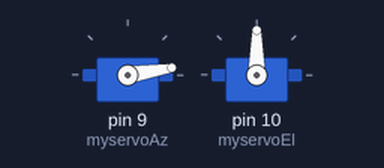
A sketch run on a simulated Arduino Uno, built with avr-gcc and run on an emulated ATmega328P. On the bench: 2 × servo.

Above: at 0.15 s.
At 1.05 s:
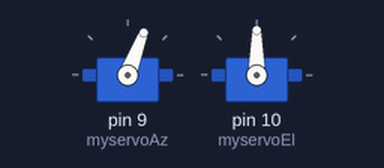
At 1.9 s:
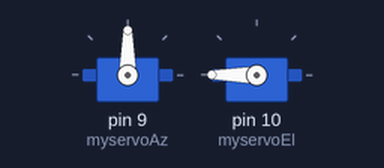
Timing chart, 0 to 3.4 s (numbered marks = the images above):
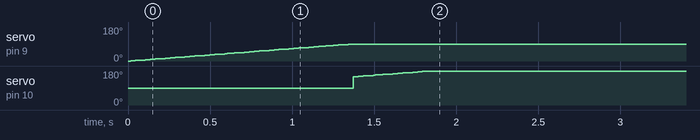

Measured:
- by itself, servo on pin 9 (myservoAz): moves from 0° to 90° over 1.4 s
- by itself, servo on pin 10 (myservoEl): moves from 90° to 180° over 0.45 s

The sketch:

Sweep.ino
```cpp
#include <Servo.h>

Servo myservoAz;  // create servo object to control a servo
Servo myservoEl;  // create servo object to control a servo
// twelve servo objects can be created on most boards

int pos = 0;    // variable to store the servo position

unsigned long sweepDelayMs = 1000L * 60L * 3L;

void setup() {
  myservoAz.attach(9);  // attaches the servo on pin 9 to the servo object
  myservoEl.attach(10);  // attaches the servo on pin 9 to the servo object
}

void loop() {
  for (pos = 0; pos <= 90; pos += 1) { // goes from 0 degrees to 180 degrees
    // in steps of 1 degree
    myservoAz.write(pos);              // tell servo to go to position in variable 'pos'
    delay(15);                       // waits 15 ms for the servo to reach the position
  }
  for (pos = 150; pos <= 180; pos += 1) { // goes from 0 degrees to 180 degrees
    // in steps of 1 degree
    myservoEl.write(pos);              // tell servo to go to position in variable 'pos'
    delay(15);                       // waits 15 ms for the servo to reach the position
  }
  delay(sweepDelayMs);
  for (pos = 90; pos >= 0; pos -= 1) { // goes from 180 degrees to 0 degrees
    myservoAz.write(pos);              // tell servo to go to position in variable 'pos'
    delay(15);                       // waits 15 ms for the servo to reach the position
  }
  for (pos = 180; pos >= 150; pos -= 1) { // goes from 180 degrees to 0 degrees
    myservoEl.write(pos);              // tell servo to go to position in variable 'pos'
    delay(15);                       // waits 15 ms for the servo to reach the position
  }
  delay(sweepDelayMs);
}
```
